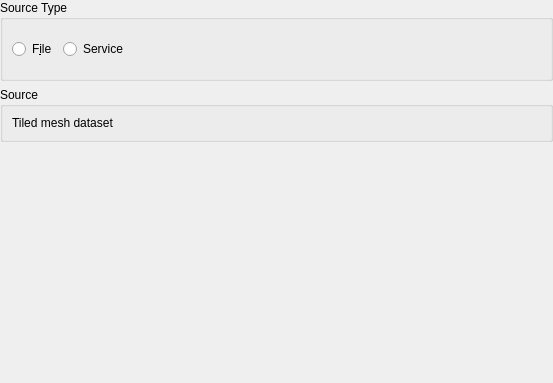
<?xml version="1.0" encoding="UTF-8"?>
<ui version="4.0">
 <class>QgsTiledMeshSourceSelectBase</class>
 <widget class="QDialog" name="QgsTiledMeshSourceSelectBase">
  <property name="geometry">
   <rect>
    <x>0</x>
    <y>0</y>
    <width>553</width>
    <height>383</height>
   </rect>
  </property>
  <layout class="QVBoxLayout" name="verticalLayout_3">
   <property name="leftMargin">
    <number>0</number>
   </property>
   <property name="topMargin">
    <number>0</number>
   </property>
   <property name="rightMargin">
    <number>0</number>
   </property>
   <property name="bottomMargin">
    <number>0</number>
   </property>
   <item>
    <widget class="QGroupBox" name="srcGroupBox">
     <property name="sizePolicy">
      <sizepolicy hsizetype="Preferred" vsizetype="Fixed">
       <horstretch>0</horstretch>
       <verstretch>0</verstretch>
      </sizepolicy>
     </property>
     <property name="title">
      <string>Source Type</string>
     </property>
     <layout class="QHBoxLayout" name="horizontalLayout1">
      <item>
       <widget class="QRadioButton" name="mRadioSourceFile">
        <property name="text">
         <string>F&amp;ile</string>
        </property>
       </widget>
      </item>
      <item>
       <widget class="QRadioButton" name="mRadioSourceService">
        <property name="text">
         <string>Service</string>
        </property>
       </widget>
      </item>
      <item>
       <spacer name="horizontalSpacer">
        <property name="orientation">
         <enum>Qt::Horizontal</enum>
        </property>
        <property name="sizeHint" stdset="0">
         <size>
          <width>20</width>
          <height>40</height>
         </size>
        </property>
       </spacer>
      </item>
     </layout>
    </widget>
   </item>
   <item>
    <widget class="QStackedWidget" name="mStackedWidget">
     <property name="currentIndex">
      <number>0</number>
     </property>
     <widget class="QWidget" name="page">
      <layout class="QVBoxLayout" name="verticalLayout_2">
       <property name="leftMargin">
        <number>0</number>
       </property>
       <property name="topMargin">
        <number>0</number>
       </property>
       <property name="rightMargin">
        <number>0</number>
       </property>
       <property name="bottomMargin">
        <number>0</number>
       </property>
       <item>
        <widget class="QGroupBox" name="fileGroupBox">
         <property name="sizePolicy">
          <sizepolicy hsizetype="Preferred" vsizetype="Fixed">
           <horstretch>0</horstretch>
           <verstretch>0</verstretch>
          </sizepolicy>
         </property>
         <property name="title">
          <string>Source</string>
         </property>
         <layout class="QHBoxLayout" name="horizontalLayout" stretch="1,2">
          <item>
           <widget class="QLabel" name="label">
            <property name="text">
             <string>Tiled mesh dataset</string>
            </property>
           </widget>
          </item>
          <item>
           <widget class="QgsFileWidget" name="mFileWidget" native="true"/>
          </item>
         </layout>
        </widget>
       </item>
       <item>
        <spacer name="verticalSpacer_2">
         <property name="orientation">
          <enum>Qt::Vertical</enum>
         </property>
         <property name="sizeHint" stdset="0">
          <size>
           <width>20</width>
           <height>40</height>
          </size>
         </property>
        </spacer>
       </item>
      </layout>
     </widget>
     <widget class="QWidget" name="page_2">
      <layout class="QVBoxLayout" name="verticalLayout">
       <property name="leftMargin">
        <number>0</number>
       </property>
       <property name="topMargin">
        <number>0</number>
       </property>
       <property name="rightMargin">
        <number>0</number>
       </property>
       <property name="bottomMargin">
        <number>0</number>
       </property>
       <item>
        <widget class="QGroupBox" name="mConnectionsGroupBox">
         <property name="title">
          <string>Connections</string>
         </property>
         <layout class="QGridLayout" name="gridLayout_2">
          <item row="0" column="0" colspan="7">
           <widget class="QComboBox" name="cmbConnections"/>
          </item>
          <item row="1" column="5">
           <widget class="QToolButton" name="btnLoad">
            <property name="toolTip">
             <string>Load connections from file</string>
            </property>
            <property name="text">
             <string>Load</string>
            </property>
           </widget>
          </item>
          <item row="1" column="4">
           <spacer>
            <property name="orientation">
             <enum>Qt::Horizontal</enum>
            </property>
            <property name="sizeType">
             <enum>QSizePolicy::Expanding</enum>
            </property>
            <property name="sizeHint" stdset="0">
             <size>
              <width>171</width>
              <height>30</height>
             </size>
            </property>
           </spacer>
          </item>
          <item row="1" column="2">
           <widget class="QToolButton" name="btnEdit">
            <property name="enabled">
             <bool>false</bool>
            </property>
            <property name="toolTip">
             <string>Edit selected service connection</string>
            </property>
            <property name="text">
             <string>Edit</string>
            </property>
           </widget>
          </item>
          <item row="1" column="3">
           <widget class="QToolButton" name="btnDelete">
            <property name="enabled">
             <bool>false</bool>
            </property>
            <property name="toolTip">
             <string>Remove connection to selected service</string>
            </property>
            <property name="text">
             <string>Remove</string>
            </property>
           </widget>
          </item>
          <item row="1" column="0" colspan="2">
           <widget class="QToolButton" name="btnNew">
            <property name="toolTip">
             <string>Create a new service connection</string>
            </property>
            <property name="text">
             <string>&amp;New</string>
            </property>
           </widget>
          </item>
          <item row="1" column="6">
           <widget class="QToolButton" name="btnSave">
            <property name="toolTip">
             <string>Save connections to file</string>
            </property>
            <property name="text">
             <string>Save</string>
            </property>
           </widget>
          </item>
          <item row="2" column="3">
           <spacer name="verticalSpacer">
            <property name="orientation">
             <enum>Qt::Vertical</enum>
            </property>
            <property name="sizeHint" stdset="0">
             <size>
              <width>20</width>
              <height>40</height>
             </size>
            </property>
           </spacer>
          </item>
         </layout>
        </widget>
       </item>
      </layout>
     </widget>
    </widget>
   </item>
   <item>
    <widget class="QDialogButtonBox" name="buttonBox">
     <property name="orientation">
      <enum>Qt::Horizontal</enum>
     </property>
     <property name="standardButtons">
      <set>QDialogButtonBox::NoButton</set>
     </property>
    </widget>
   </item>
  </layout>
 </widget>
 <customwidgets>
  <customwidget>
   <class>QgsFileWidget</class>
   <extends>QWidget</extends>
   <header>qgsfilewidget.h</header>
  </customwidget>
 </customwidgets>
 <tabstops>
  <tabstop>cmbConnections</tabstop>
  <tabstop>btnNew</tabstop>
  <tabstop>btnEdit</tabstop>
  <tabstop>btnDelete</tabstop>
  <tabstop>btnLoad</tabstop>
  <tabstop>btnSave</tabstop>
 </tabstops>
 <resources/>
 <connections/>
</ui>
